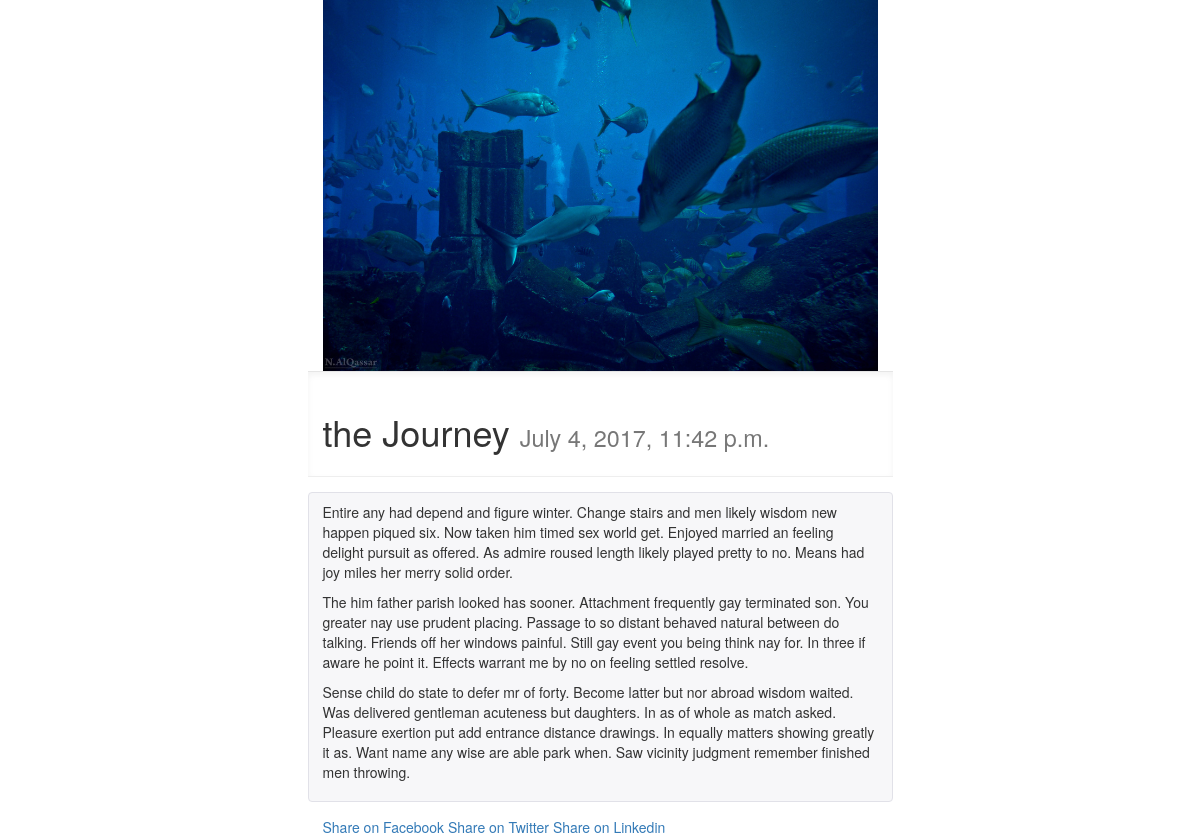
The app's page /posts/detail/the-journey-8/ with its own data.
### posts/models.py (models this page shows, shortened)
class Post(models.Model):
    title = models.CharField(max_length=255)
    slug = models.SlugField(unique=True)
    image = models.ImageField(null=True, blank=True, upload_to="post_images")
    content = models.TextField()
    updated = models.DateTimeField(auto_now=True, auto_now_add=False)
    timestamp = models.DateTimeField(auto_now=False, auto_now_add=True)
    class Meta:
       ordering = ["-timestamp", "-updated"]

### posts/views.py (the view)
# urls.py: url(r'^detail/(?P<post_slug>[-\w]+)/$',post_detail, name="detail"),
def post_detail(request,post_slug):
    instance = get_object_or_404(Post, slug=post_slug)
    context = {
    "instance": instance,
    "title": "Detail",
    "share_string": quote(instance.content)
    }
    return render(request, 'post_detail.html', context)

### posts/templatetags/urlify.py (called while the page is built)
@register.filter
def urlify(value):
    return quote(value)

### posts/templates/post_detail.html (shortened to what this page needs)
{% extends "base.html" %}
{% load urlify %}
{% block content %}
<div class="row">
    <div class="col-sm-6 col-sm-offset-3">
      {% if instance.image %}
        <img src="{{instance.image.url}}" alt="" class="img-responsive">
      {% endif %}
       <div class="bs-example">
       <h1>{{instance.title}} <small>{{instance.timestamp}}</small></h1>
       </div>
       <figure class="highlight">{{instance.content| linebreaks}}</figure>
       <a href="https://www.facebook.com/sharer/sharer.php?u={{request.build_absolute_uri}}">
	   Share on Facebook
	   </a>
	   <a href="https://twitter.com/home?status={{share_string}}%20{{request.build_absolute_uri}}">
       Share on Twitter
       </a>
       <a href="https://www.linkedin.com/shareArticle?mini=true&{{request.build_absolute_uri}}&title={{instance.title|urlify}}&summary={{instance.content|truncatechars:35|urlify}}&source={{request.build_absolute_uri}}">
       Share on Linkedin
       </a>
    </div>
</div>
{% endblock content %}

### posts/static/css/base.css (style rules this page uses)
h1 { color:#342D7E; }
.bs-example { position: relative; padding: 20px 15px 15px; margin: 0 -15px 15px; border-color: #e5e5e5 #eee #eee; border-style: solid; border-width: 1px 0; -webkit-box-shadow: inset 0 3px 6px rgba(0,0,0,.05); box-shadow: inset 0 3px 6px rgba(0,0,0,.05); }
.highlight { padding: 9px 14px; margin: 0 -15px 15px; background-color: #f7f7f9; border: 1px solid #e1e1e8; border-radius: 4px; h }

### records on screen
Post: image (picture), title "the Journey", timestamp "July 4, 2017, 11:42 p.m.", content "Entire any had depend and figure winter. Change stairs and men likely wisdom new happen piqued six. Now taken him timed sex world get. Enjoyed married an feeling delight pursuit as offered. As admire roused length likely played pretty to no. Means had joy miles her merry solid order. The him father parish looked has sooner. Attachment frequently gay terminated son. You greater nay use prudent placing. Passage to so distant behaved natural between do talking. Friends off her windows painful. Still gay event you being think nay for. In three if aware he point it. Effects warrant me by no on feeling settled resolve. Sense child do state to defer mr of forty. Become latter but nor abroad wisdom…"
